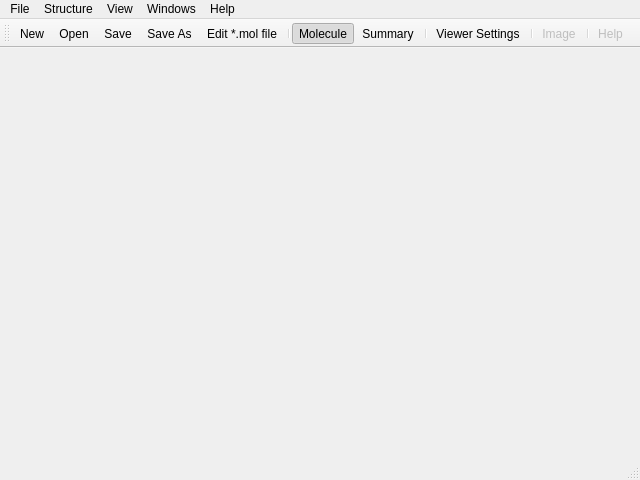
<?xml version="1.0" encoding="UTF-8"?>
<ui version="4.0">
 <class>MoleculeWindow</class>
 <widget class="QMainWindow" name="MoleculeWindow">
  <property name="geometry">
   <rect>
    <x>0</x>
    <y>0</y>
    <width>640</width>
    <height>480</height>
   </rect>
  </property>
  <property name="minimumSize">
   <size>
    <width>320</width>
    <height>240</height>
   </size>
  </property>
  <widget class="QWidget" name="centralWidget">
   <layout class="QGridLayout" name="gridLayoutMain"/>
  </widget>
  <widget class="QMenuBar" name="menuBar">
   <property name="geometry">
    <rect>
     <x>0</x>
     <y>0</y>
     <width>640</width>
     <height>22</height>
    </rect>
   </property>
   <widget class="QMenu" name="fileMenu">
    <property name="title">
     <string>File</string>
    </property>
    <addaction name="fileNewAction"/>
    <addaction name="fileOpenAction"/>
    <addaction name="fileSaveAction"/>
    <addaction name="fileSaveAsAction"/>
    <addaction name="separator"/>
    <addaction name="fileEditMolFileAction"/>
    <addaction name="separator"/>
    <addaction name="fileExitAction"/>
   </widget>
   <widget class="QMenu" name="menuHelp">
    <property name="title">
     <string>Help</string>
    </property>
    <addaction name="helpHelpAction"/>
    <addaction name="helpAboutAction"/>
    <addaction name="helpAboutQtAction"/>
   </widget>
   <widget class="QMenu" name="menuStructure">
    <property name="title">
     <string>Structure</string>
    </property>
    <widget class="QMenu" name="menuExport">
     <property name="title">
      <string>Export</string>
     </property>
     <addaction name="moleculeExportImageAction"/>
    </widget>
    <addaction name="menuExport"/>
    <addaction name="separator"/>
    <addaction name="separator"/>
   </widget>
   <widget class="QMenu" name="menuView">
    <property name="title">
     <string>View</string>
    </property>
    <addaction name="viewMoleculeAction"/>
    <addaction name="viewSummaryAction"/>
    <addaction name="separator"/>
    <addaction name="viewViewerSettingsAction"/>
   </widget>
   <widget class="QMenu" name="menuWindows">
    <property name="title">
     <string>Windows</string>
    </property>
    <addaction name="windowsCascadeAction"/>
    <addaction name="windowsTileAction"/>
   </widget>
   <addaction name="fileMenu"/>
   <addaction name="menuStructure"/>
   <addaction name="menuView"/>
   <addaction name="menuWindows"/>
   <addaction name="menuHelp"/>
  </widget>
  <widget class="QStatusBar" name="statusBar"/>
  <widget class="QToolBar" name="toolBar">
   <property name="windowTitle">
    <string>toolBar</string>
   </property>
   <property name="iconSize">
    <size>
     <width>16</width>
     <height>16</height>
    </size>
   </property>
   <attribute name="toolBarArea">
    <enum>TopToolBarArea</enum>
   </attribute>
   <attribute name="toolBarBreak">
    <bool>false</bool>
   </attribute>
   <addaction name="fileNewAction"/>
   <addaction name="fileOpenAction"/>
   <addaction name="fileSaveAction"/>
   <addaction name="fileSaveAsAction"/>
   <addaction name="fileEditMolFileAction"/>
   <addaction name="separator"/>
   <addaction name="viewMoleculeAction"/>
   <addaction name="viewSummaryAction"/>
   <addaction name="separator"/>
   <addaction name="viewViewerSettingsAction"/>
   <addaction name="separator"/>
   <addaction name="moleculeExportImageAction"/>
   <addaction name="separator"/>
   <addaction name="helpHelpAction"/>
  </widget>
  <action name="fileOpenAction">
   <property name="icon">
    <iconset resource="icons.qrc">
     <normaloff>:/icons/16x16/fileOpenAction.png</normaloff>:/icons/16x16/fileOpenAction.png</iconset>
   </property>
   <property name="text">
    <string>&amp;Open...</string>
   </property>
   <property name="shortcut">
    <string>Ctrl+O</string>
   </property>
  </action>
  <action name="fileNewAction">
   <property name="icon">
    <iconset resource="icons.qrc">
     <normaloff>:/icons/16x16/fileNewAction.png</normaloff>:/icons/16x16/fileNewAction.png</iconset>
   </property>
   <property name="text">
    <string>&amp;New</string>
   </property>
   <property name="shortcut">
    <string>Ctrl+N</string>
   </property>
  </action>
  <action name="helpHelpAction">
   <property name="enabled">
    <bool>false</bool>
   </property>
   <property name="icon">
    <iconset resource="icons.qrc">
     <normaloff>:/icons/16x16/helpHelpAction.png</normaloff>:/icons/16x16/helpHelpAction.png</iconset>
   </property>
   <property name="text">
    <string>Help</string>
   </property>
  </action>
  <action name="moleculeExportImageAction">
   <property name="enabled">
    <bool>false</bool>
   </property>
   <property name="icon">
    <iconset resource="icons.qrc">
     <normaloff>:/icons/16x16/moleculeExportImageAction.png</normaloff>:/icons/16x16/moleculeExportImageAction.png</iconset>
   </property>
   <property name="text">
    <string>Image</string>
   </property>
  </action>
  <action name="fileExitAction">
   <property name="text">
    <string>E&amp;xit</string>
   </property>
   <property name="toolTip">
    <string>Exit</string>
   </property>
   <property name="menuRole">
    <enum>QAction::QuitRole</enum>
   </property>
  </action>
  <action name="helpAboutQtAction">
   <property name="text">
    <string>About Qt</string>
   </property>
   <property name="menuRole">
    <enum>QAction::AboutQtRole</enum>
   </property>
  </action>
  <action name="helpAboutAction">
   <property name="text">
    <string>About</string>
   </property>
   <property name="menuRole">
    <enum>QAction::AboutRole</enum>
   </property>
  </action>
  <action name="fileEditMolFileAction">
   <property name="icon">
    <iconset resource="icons.qrc">
     <normaloff>:/icons/16x16/fileEditMolFileAction.png</normaloff>:/icons/16x16/fileEditMolFileAction.png</iconset>
   </property>
   <property name="text">
    <string>Edit *.mol file...</string>
   </property>
  </action>
  <action name="fileSaveAction">
   <property name="icon">
    <iconset resource="icons.qrc">
     <normaloff>:/icons/16x16/fileSaveAction.png</normaloff>:/icons/16x16/fileSaveAction.png</iconset>
   </property>
   <property name="text">
    <string>&amp;Save</string>
   </property>
   <property name="shortcut">
    <string>Ctrl+S</string>
   </property>
  </action>
  <action name="fileSaveAsAction">
   <property name="icon">
    <iconset resource="icons.qrc">
     <normaloff>:/icons/16x16/fileSaveAsAction.png</normaloff>:/icons/16x16/fileSaveAsAction.png</iconset>
   </property>
   <property name="text">
    <string>Save &amp;As...</string>
   </property>
   <property name="shortcut">
    <string>Ctrl+Shift+S</string>
   </property>
  </action>
  <action name="viewMoleculeAction">
   <property name="checkable">
    <bool>true</bool>
   </property>
   <property name="checked">
    <bool>true</bool>
   </property>
   <property name="icon">
    <iconset resource="icons.qrc">
     <normaloff>:/icons/16x16/viewMoleculeAction.png</normaloff>:/icons/16x16/viewMoleculeAction.png</iconset>
   </property>
   <property name="text">
    <string>Molecule</string>
   </property>
  </action>
  <action name="viewSummaryAction">
   <property name="checkable">
    <bool>true</bool>
   </property>
   <property name="icon">
    <iconset resource="icons.qrc">
     <normaloff>:/icons/16x16/viewSummaryAction.png</normaloff>:/icons/16x16/viewSummaryAction.png</iconset>
   </property>
   <property name="text">
    <string>Summary</string>
   </property>
  </action>
  <action name="windowsCascadeAction">
   <property name="icon">
    <iconset resource="icons.qrc">
     <normaloff>:/icons/16x16/windowsCascadeAction.png</normaloff>:/icons/16x16/windowsCascadeAction.png</iconset>
   </property>
   <property name="text">
    <string>Cascade</string>
   </property>
  </action>
  <action name="windowsTileAction">
   <property name="icon">
    <iconset resource="icons.qrc">
     <normaloff>:/icons/16x16/windowsTileAction.png</normaloff>:/icons/16x16/windowsTileAction.png</iconset>
   </property>
   <property name="text">
    <string>Tile</string>
   </property>
  </action>
  <action name="viewViewerSettingsAction">
   <property name="icon">
    <iconset resource="icons.qrc">
     <normaloff>:/icons/16x16/viewViewerSettingsAction.png</normaloff>:/icons/16x16/viewViewerSettingsAction.png</iconset>
   </property>
   <property name="text">
    <string>Viewer Settings...</string>
   </property>
  </action>
 </widget>
 <resources>
  <include location="icons.qrc"/>
 </resources>
 <connections/>
</ui>
